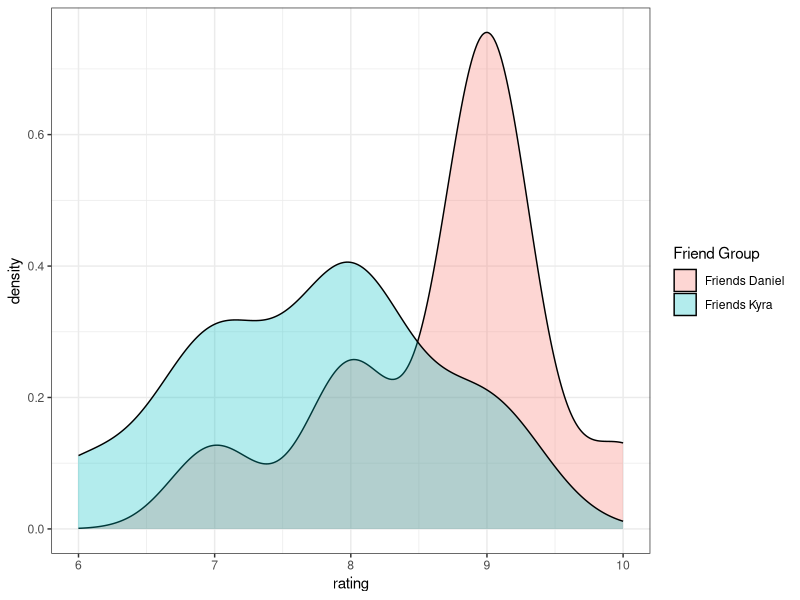
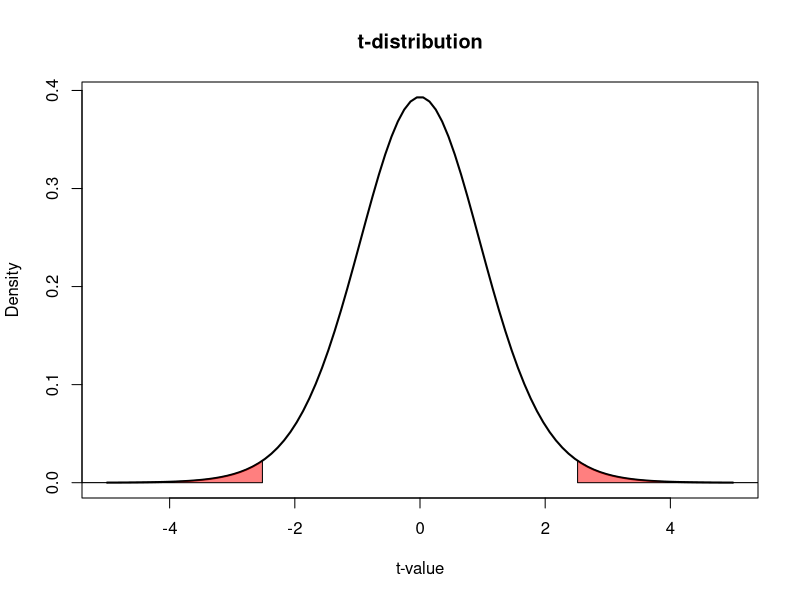
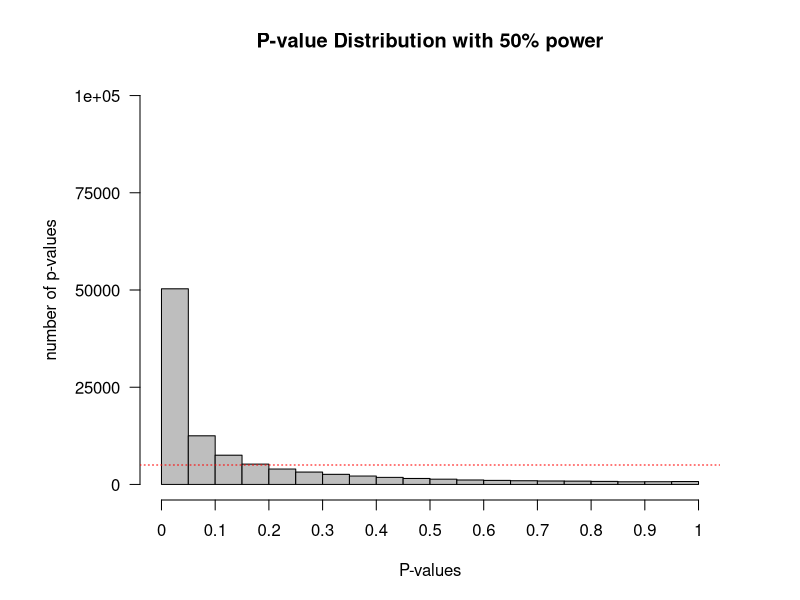
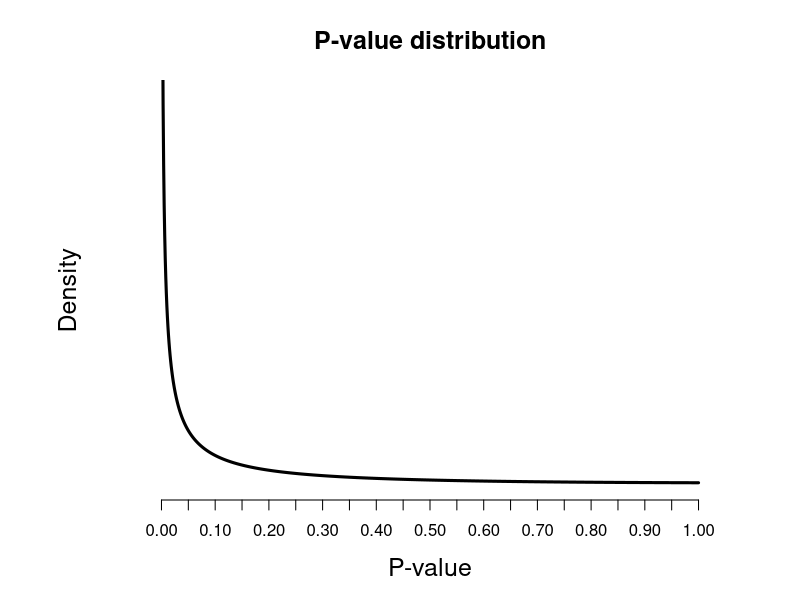
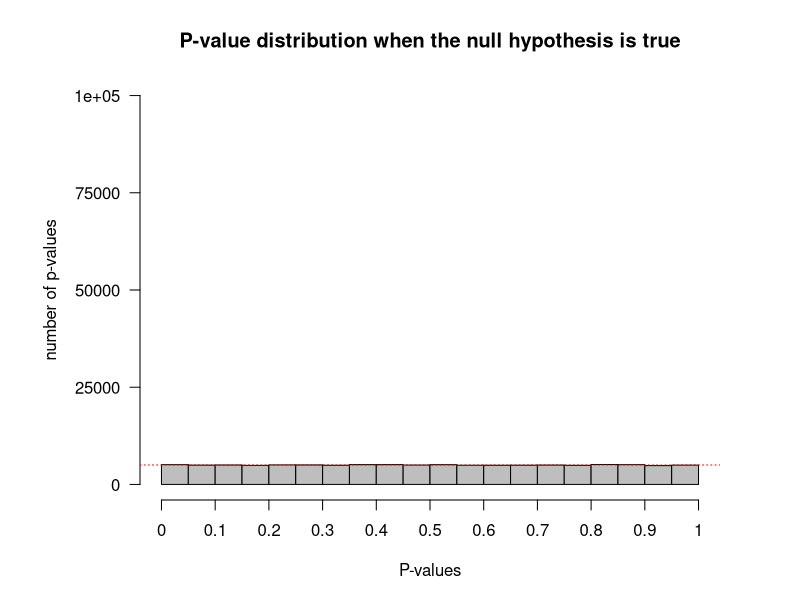
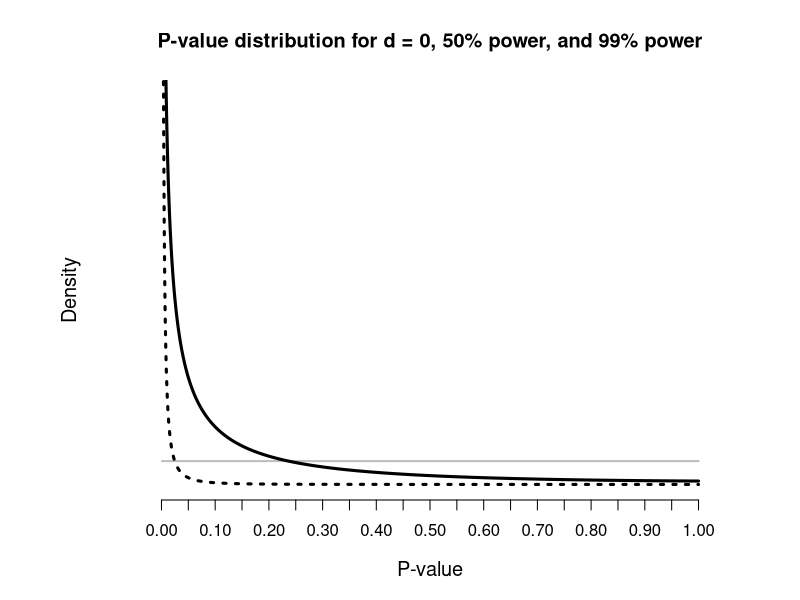
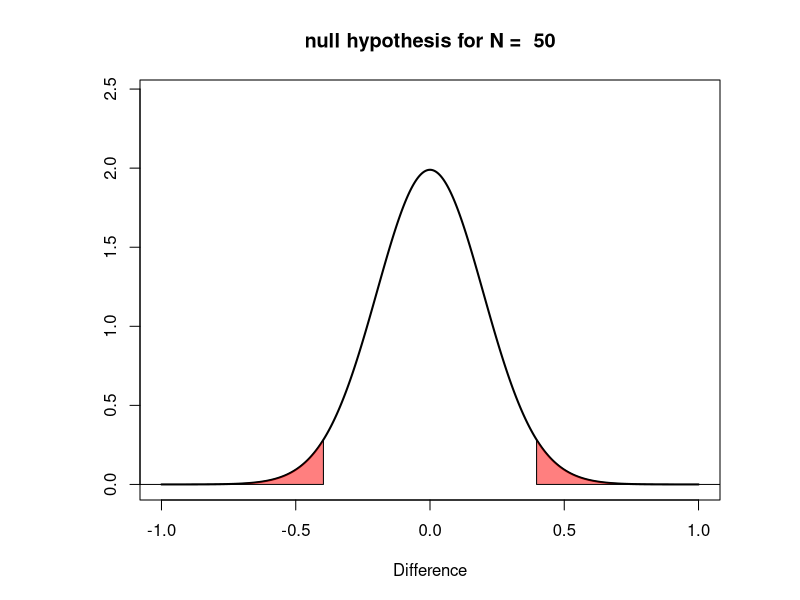
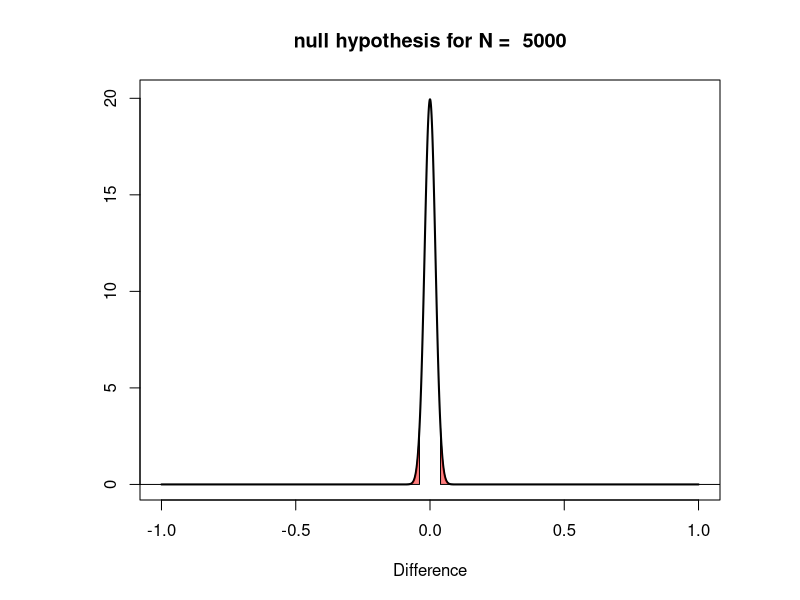

The R script that drew these images, in order:
## ---- chunk 1
#| echo: false
#| warning: false
library(kableExtra)
library(tidyverse)
## ---- chunk 2
#| echo: false
# Add Type 1 error rate function
add_type1_error <- function(N, 
                            side = "right", 
                            col = rgb(1, 0, 0, 0.5)) {
  mult <- ifelse(side == "right", 1, -1)
  crit_d <- mult * abs(qt(0.05 / 2, (N * 2) - 2)) / sqrt(N / 2)
  
  if (side == "right") {
    y <- seq(crit_d, 10, length = 10000)
  } else {
    y <- seq(-10, crit_d, length = 10000)
  }
  
  # determine upperbounds polygon
  suppressWarnings({
    z <- (dt(y * sqrt(N / 2), df = (N * 2) - 2) * sqrt(N / 2))
  })
  
  if (side == "right") {
    polygon(c(crit_d, y, 10), c(0, z, 0), col = col)
  } else {
    polygon(c(y, crit_d, crit_d), c(z, 0, 0), col = col)
  }
}

# calculate distribution of d based on t-distribution
calc_d_dist <- function(x, N, ncp = 0) {
  suppressWarnings({
    # generates a lot of warnings sometimes
    dt(x * sqrt(N / 2), df = (N * 2) - 2, ncp = ncp) * sqrt(N / 2) 
  })
}
## ---- chunk 3
#| label: fig-friends
#| echo: false
#| fig-cap: "Ratings for the Lord of the Rings extended trilogy by two groups of friends."

friends <- paste0("friend_", 1:10)
friends_daniel <- c(9, 7, 8, 9, 8, 9, 9, 10, 9, 9)
friends_kyra <- c(9, 6, 7, 8, 7, 9, 8, 8, 8, 7)
df <- data.frame(friends, friends_daniel, friends_kyra)
colnames(df) <- c("", "Friends Daniel", "Friends Kyra")

kable_styling(kable(df, caption = 'Ratings for the Lord of the Rings extended trilogy by two groups of friends.', align = c("l", "c", "c"), booktabs = TRUE), bootstrap_options = "striped", full_width = FALSE, position = "left")
## ---- chunk 4
#| echo: false
# Get data frame in long format for plotting
df_long <- tidyr::gather(df, "Friend Group", rating, "Friends Daniel":"Friends Kyra", factor_key = TRUE)

# Plot the data
ggplot(df_long, aes(x = rating, fill = `Friend Group`)) +
  geom_density(alpha = .3) +
  theme_bw()
## ---- chunk 5
t.test(df_long$rating ~ df_long$`Friend Group`, var.equal = TRUE)
## ---- chunk 6
#| label: fig-tdist
#| echo: false
#| fig-cap: "A *t*-distribution with 18 degrees of freedom."

x <- seq(-5, 5, length = 100)
plot(x, dt(x, df = 18), col = "black", type = "l", xlab = "t-value", ylab = "Density", main = "t-distribution", lwd = 2)
x <- seq(2.5175, 5, length = 100)
z <- (dt(x, df = 18))
polygon(c(2.5175, x, 8), c(0, z, 0), col = rgb(1, 0, 0, 0.5))
x <- seq(-5, -2.5175, length = 100)
z <- (dt(x, df = 18))
polygon(c(-8, x, -2.5175), c(0, z, 0), col = rgb(1, 0, 0, 0.5))
## ---- chunk 7
#| label: fig-pdistr1
#| echo: false
#| fig-cap: "Distribution of *p*-values when power = 50%." 

#Set number of simulations
nSims <- 100000 # number of simulated experiments
p <- numeric(nSims) # set up empty variable to store all simulated *p*-values
bars <- 20

for (i in 1:nSims) { # for each simulated experiment
  x <- rnorm(n = 71, mean = 100, sd = 15) # Simulate data
  y <- rnorm(n = 71, mean = 105, sd = 15) # Simulate data
  p[i] <- t.test(x, y)$p.value # store the *p*-value
}
  
#Plot figure
#par(bg = backgroundcolor)
op <- par(mar = c(5,7,4,4)) #change white-space around graph
hist(p, breaks=bars, xlab="P-values", ylab="number of p-values\n", axes=FALSE,
     main=paste("P-value Distribution with 50% power"),
     col="grey", xlim=c(0,1), ylim=c(0, nSims))
axis(side=1, at=seq(0,1, 0.1), labels=seq(0,1,0.1))
axis(side=2, at=seq(0,nSims, nSims/4), labels=seq(0,nSims, nSims/4), las=2)
abline(h=nSims/bars, col = "red", lty=3)

## ---- chunk 8
#| label: fig-pdft
#| echo: false
#| fig-cap: "Probability density function for *p*-values from a two-sided *t*-test."

n <- 71 # sample size per independent group
d <- 0.33 # effect size
se <- sqrt(2 / n) # standard error
ncp <- (d * sqrt(n / 2)) # non-centrality parameter d

pdf2_t <- function(p) { #probability density function
  0.5 * dt(qt(p / 2, 2 * n - 2, 0), 2 * n - 2, ncp) / 
      dt(qt(p / 2, 2 * n - 2, 0), 2 * n - 2, 0) +
    dt(qt(1 - p / 2, 2 * n - 2, 0), 2 * n - 2, ncp) / 
      dt(qt(1 - p / 2, 2 * n - 2, 0), 2 * n - 2, 0)
}

#par(bg = backgroundcolor)
plot(-10, xlab = "P-value", ylab = "Density", axes = FALSE,
     main = "P-value distribution", xlim = c(0, 1), ylim = c(0, 50), 
     cex.lab = 1.5, cex.main = 1.5, cex.sub = 1
)
curve(pdf2_t, 0, 1, n = 1000, col = "black", lty = 1, lwd = 3, add = TRUE)
axis(side = 1, at = seq(0, 1, 0.05), 
     labels = formatC(seq(0, 1, 0.05), format = "f", digits = 2), cex.axis = 1)
## ---- chunk 9
#| label: fig-pdistr2
#| echo: false
#| fig-cap: "Distribution of *p*-values when the null hypothesis is true."

#Set number of simulations
nSims <- 100000 #number of simulated experiments
p <-numeric(nSims) #set up empty variable to store all simulated *p*-values

for (i in 1:nSims) { # for each simulated experiment
  x <- rnorm(n = 71, mean = 100, sd = 15) # Simulate data
  y <- rnorm(n = 71, mean = 100, sd = 15) # Simulate data
  p[i] <- t.test(x, y)$p.value # store the *p*-value
}
  
bars<-20
#Plot figure
op <- par(mar = c(5,7,4,4)) #change white-space around graph
#par(bg = backgroundcolor)
hist(p, breaks=bars, xlab="P-values", ylab="number of p-values\n", axes=FALSE,
     main=paste("P-value distribution when the null hypothesis is true"),
     col="grey", xlim=c(0,1), ylim=c(0, nSims))
axis(side=1, at=seq(0,1, 0.1), labels=seq(0,1,0.1))
axis(side=2, at=seq(0,nSims, nSims/4), labels=seq(0,nSims, nSims/4), las=2)
abline(h=nSims/bars, col = "red", lty=3)

## ---- chunk 10
#| label: fig-paradox
#| echo: false
#| fig-cap: "*P*-value distribution for 0 (grey horizontal line, 50 percent power (black solid curve), and 99 percent power (black dotted curve, where *p*-values just below 0.05 are more likely when $H_0$ is true than when $H_1$ is true)."
# Lindley plot

n <- 150
p <- 0.05
ymax <- 25 # Maximum value y-scale (only for p-curve)

# Calculations

# p-value function
pdf2_t <- function(p) 0.5 * dt(qt(p / 2, 2 * n - 2, 0), 2 * n - 2, ncp) / dt(qt(p / 2, 2 * n - 2, 0), 2 * n - 2, 0) + dt(qt(1 - p / 2, 2 * n - 2, 0), 2 * n - 2, ncp) / dt(qt(1 - p / 2, 2 * n - 2, 0), 2 * n - 2, 0)

#par(bg = backgroundcolor)
plot(-10,
  xlab = "P-value", ylab = "Density", axes = FALSE,
  main = "P-value distribution for d = 0, 50% power, and 99% power", xlim = c(0, 1), ylim = c(0, ymax), cex.lab = 1.2, cex.main = 1.2, cex.sub = 1
)
axis(side = 1, at = seq(0, 1, 0.05), labels = formatC(seq(0, 1, 0.05), format = "f", digits = 2), cex.axis = 1)
# Draw null line
ncp <- (0 * sqrt(n / 2)) # Calculate non-centrality parameter d
curve(pdf2_t, 0, 1, n = 1000, col = "grey", lty = 1, lwd = 2, add = TRUE)
# Draw 50% low power line
n <- 146
d <- 0.23
se <- sqrt(2 / n) # standard error
ncp <- (d * sqrt(n / 2)) # Calculate non-centrality parameter d
curve(pdf2_t, 0, 1, n = 1000, col = "black", lwd = 3, add = TRUE)
# Draw 99% power line
n <- 150
d <- 0.5
se <- sqrt(2 / n) # standard error
ncp <- (d * sqrt(n / 2)) # Calculate non-centrality parameter d
curve(pdf2_t, 0, 1, n = 1000, col = "black", lwd = 3, lty = 3, add = TRUE)


## ---- chunk 11
#| label: fig-fig131
#| echo: false
#| fig-cap: "Distribution of observed Cohen's *d* effect sizes when collecting 50 observations per group in an independent *t*-test."# Figure 1 & 2 (set to N <- 5000 for Figure 2)"

# Set x-axis upper and lower scale points
low_x <- -1
high_x <- 1
y_max <- 2

# Set sample size per group and effect size d (assumes equal sample sizes per group)
N <- 50 # sample size per group for independent t-test
d <- 0.5 # please enter positive d only
# Calculate non-centrality parameter - equals t-value from sample
ncp <- d * sqrt(N / 2)

# # or Cumming, page 305
# ncp <- d / (sqrt((1 / N) + (1 / N)))

# calc d-distribution
x <- seq(low_x, high_x, length = 10000) # create x values
d_dist <- calc_d_dist(x, N, ncp)

# Set max Y
y_max <- max(d_dist) + 0.5

# create plot
#par(bg = backgroundcolor)
plot(-10, xlim = c(low_x, high_x), ylim = c(0, y_max), xlab = "Difference", ylab = "", main = paste("null hypothesis for N = ", N))

d_dist <- dt(x * sqrt(N / 2), df = (N * 2) - 2, ncp = 0) * sqrt(N / 2)
lines(x, d_dist, col = "black", type = "l", lwd = 2)

# Add type 1 error rate
add_type1_error(N, "right")
add_type1_error(N, "left")

## ---- chunk 12
#| label: fig-fig132
#| echo: false
#| fig-cap: "Distribution of observed Cohen's *d* effect sizes when collecting 5000 observations per group in an independent *t*-test when *d* = 0."

low_x <- -1
high_x <- 1
y_max <- 2

# Set sample size per group and effect size d (assumes equal sample sizes per group)
N <- 5000 # sample size per group for independent t-test
d <- 0.5 # please enter positive d only
# Calculate non-centrality parameter - equals t-value from sample
ncp <- d * sqrt(N / 2)

# calc d-distribution
x <- seq(low_x, high_x, length = 10000) # create x values
d_dist <- calc_d_dist(x, N, ncp)

# Set max Y
y_max <- max(d_dist) + 0.5

# create plot
#par(bg = backgroundcolor)
plot(-10, xlim = c(low_x, high_x), ylim = c(0, y_max), xlab = "Difference", ylab = "", main = paste("null hypothesis for N = ", N))

d_dist <- calc_d_dist(x, N, 0)
lines(x, d_dist, col = "black", type = "l", lwd = 2)

# Add type 1 error rate
add_type1_error(N, "right")
add_type1_error(N, "left")

## ---- chunk 13
#| label: fig-fig134
#| echo: false
#| fig-cap: "Distribution of observed Cohen's *d* effect sizes when collecting 50 observations per group in an independent *t*-test when *d* = 0."

#Figure 3 & 4 (set d <- 1.5 and high_x <- 1.5 for figure 4)-----
low_x <- -1
high_x <- 3
y_max <- 2

# Set sample size per group and effect size d (assumes equal sample sizes per group)
N <- 50 # sample size per group for independent t-test
d <- 0.5 # please enter positive d only
# Calculate non-centrality parameter - equals t-value from sample
ncp <- d * sqrt(N / 2)

# or Cumming, page 305
ncp <- d / (sqrt((1 / N) + (1 / N)))

# calc d-distribution
x <- seq(low_x, high_x, length = 10000) # create x values
d_dist <- calc_d_dist(x, N, ncp)

# Set max Y
y_max <- max(d_dist) + 0.5

#par(bg = backgroundcolor)
plot(-10, xlim = c(low_x, high_x), ylim = c(0, y_max), xlab = "Difference", ylab = "", main = paste("Null and alternative hypothesis for N = ", N))
# abline(v = seq(low_x,high_x,0.1), h = seq(0,0.5,0.1), col = "lightgray", lty = 1)
lines(x, d_dist, col = "black", type = "l", lwd = 2)
# add d = 0 line
d_dist <- calc_d_dist(x, N, ncp=0)
lines(x, d_dist, col = "darkgrey", type = "l", lwd = 2)

# Add type 1 error rate
add_type1_error(N, "right")
add_type1_error(N, "left")

## ---- chunk 14
#| label: fig-fig135
#| echo: false
#| fig-cap: "Distribution of observed Cohen's *d* effect sizes when collecting 50 observations per group in an independent *t*-test for *d* = 0 and *d* = 0.5."

low_x <- -1
high_x <- 1.5
y_max <- 2

# Set sample size per group and effect size d (assumes equal sample sizes per group)
N <- 50 # sample size per group for independent t-test
d <- 1.5 # please enter positive d only
# Calculate non-centrality parameter - equals t-value from sample
ncp <- d * sqrt(N / 2)

# # or Cumming, page 305
# ncp <- d / (sqrt((1 / N) + (1 / N)))

# calc d-distribution
x <- seq(low_x, high_x, length = 10000) # create x values
d_dist <- calc_d_dist(x, N, ncp)

# Set max Y
y_max <- max(d_dist) + 0.5

#par(bg = backgroundcolor)
plot(-10, xlim = c(low_x, high_x), ylim = c(0, y_max), xlab = "Difference", ylab = "", main = paste("Null and alternative hypothesis for N = ", N))
lines(x, d_dist, col = "black", type = "l", lwd = 2)
# add d = 0 line
d_dist <- calc_d_dist(x, N, ncp=0)
lines(x, d_dist, col = "darkgrey", type = "l", lwd = 2)

# Add type 1 error rate
add_type1_error(N, "right")
add_type1_error(N, "left")

## ---- chunk 15
#| lebel: fig-fig136
#| echo: false
#| fig-cap: "Distribution of observed Cohen's *d* effect sizes when collecting 50 observations per group in an independent *t*-test for *d* = 0 and *d* = 0.5 when observing *d* = 0.35."

low_x <- -1
high_x <- 1.5
y_max <- 2

# Set sample size per group and effect size d (assumes equal sample sizes per group)
N <- 50 # sample size per group for independent t-test
d <- 0.5 # please enter positive d only
# Calculate non-centrality parameter - equals t-value from sample
ncp <- d * sqrt(N / 2)

# #or Cumming, page 305
# ncp<-d/(sqrt((1/N)+(1/N)))

# calc d-distribution
x <- seq(low_x, high_x, length = 10000) # create x values
d_dist <- calc_d_dist(x, N, ncp)

# Set max Y
y_max <- max(d_dist) + 0.5

#par(bg = backgroundcolor)
plot(-10, xlim = c(low_x, high_x), ylim = c(0, y_max), xlab = "Difference", ylab = "", main = paste("Null and alternative hypothesis for N = ", N))
lines(x, d_dist, col = "black", type = "l", lwd = 2)
# add d = 0 line
d_dist <- calc_d_dist(x, N, ncp = 0)
lines(x, d_dist, col = "darkgrey", type = "l", lwd = 2)

# Add type 1 error rate
add_type1_error(N, "right")
add_type1_error(N, "left")

segments(0.35, 0, 0.35, 2.2, col = "black", lwd = 2)
text(0.35, 2.4, paste("Observed mean difference"), cex = 1)

## ---- chunk 16
rnorm(n = 50, mean = 0, sd = 1)
## ---- chunk 17
#| label: fig-fig137
#| echo: false
#| fig-cap: "Distribution of observed Cohen's *d* effect sizes when collecting 50 observations per group in an independent *t*-test when *d* = 0 and observing *d* = 0.5."

# Set x-axis upper and lower scalepoint
low_x <- -1
high_x <- 1
y_max <- 2.5

# Set sample size per group and effect size d (assumes equal sample sizes per group)
N <- 50 # sample size per group for independent t-test
d <- 0.0 # please enter positive d only
# Calculate non-centrality parameter - equals t-value from sample
ncp <- d * sqrt(N / 2)
# # or Cumming, page 305
# ncp <- d / (sqrt((1 / N) + (1 / N)))

# calc d-distribution
x <- seq(low_x, high_x, length = 10000) # create x values
d_dist <- calc_d_dist(x, N, ncp)

#par(bg = backgroundcolor)
plot(-10, xlim = c(low_x, high_x), ylim = c(0, y_max), xlab = "Difference", ylab = "", main = paste("Null hypothesis for N = ", N))
d_dist <- calc_d_dist(x, N, ncp = 0)
lines(x, d_dist, col = "black", type = "l", lwd = 2)

# Add type 1 error rate
add_type1_error(N, "right")
add_type1_error(N, "left")

segments(0.5, 0, 0.5, 2.2, col = "black", lwd = 2)
text(0.5, 2.4, paste("Observed mean difference"), cex = 1)
## ---- chunk 18
#| label: fig-fig138
#| echo: false
#| fig-cap: "Distribution of observed Cohen's *d* effect sizes when collecting 20 observations per group in an independent *t*-test when *d* = 0."

# Set x-axis upper and lower scale points
low_x <- -1
high_x <- 1
y_max <- 2.5

# Set sample size per group and effect size d (assumes equal sample sizes per group)
N <- 20 # sample size per group for independent t-test
d <- 0.0 # please enter positive d only
# Calculate non-centrality parameter - equals t-value from sample
ncp <- d * sqrt(N / 2)
# # or Cumming, page 305
# ncp <- d / (sqrt((1 / N) + (1 / N)))

# calc d-distribution
x <- seq(low_x, high_x, length = 10000) # create x values
d_dist <- calc_d_dist(x, N, ncp)

#par(bg = backgroundcolor)
plot(-10, xlim = c(low_x, high_x), ylim = c(0, y_max), xlab = "Difference", ylab = "", main = paste("Null hypothesis for N = ", N))
d_dist <- calc_d_dist(x, N, ncp = 0)
lines(x, d_dist, col = "black", type = "l", lwd = 2)

# Add type 1 error rate
add_type1_error(N, "right")
add_type1_error(N, "left")

segments(0.5, 0, 0.5, 2.2, col = "black", lwd = 2)
text(0.5, 2.4, paste("Observed mean difference"), cex = 1)
